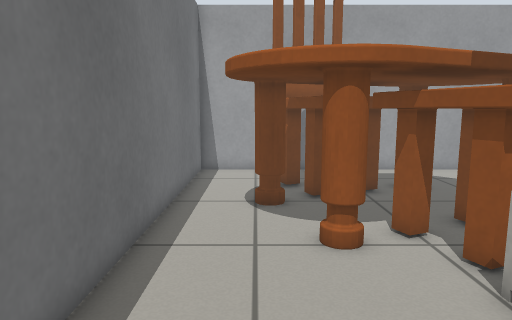
View 1 (above)

18 first-person views from a walk through a Gazebo world. The camera is 0.77 m above the floor, tilts 8° down and sees 70° across. The floor is counted in squares, 0.25 m on a side. Each view is taken from the middle of a square. On the plan, view 1 faces up. The plan holds only what a view shows up to about 20 squares ahead; the rest is blank. The place goes on beyond the plan.

View 2
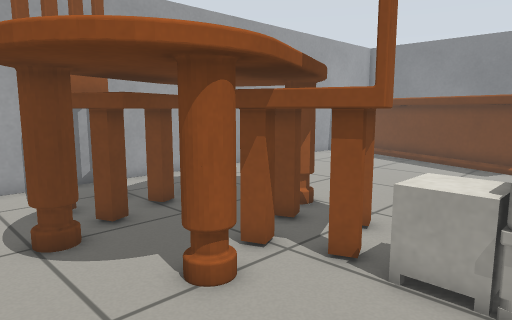

View 3
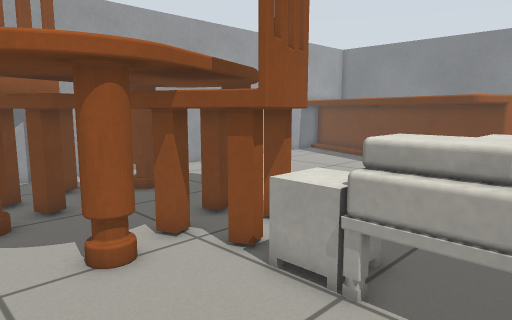

View 4
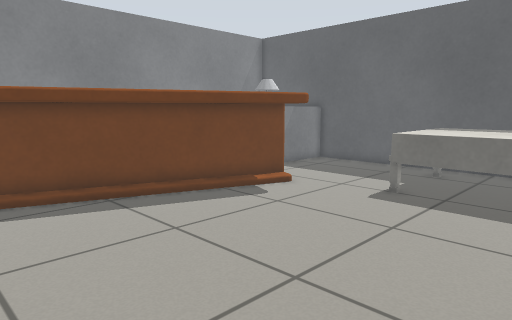

View 5
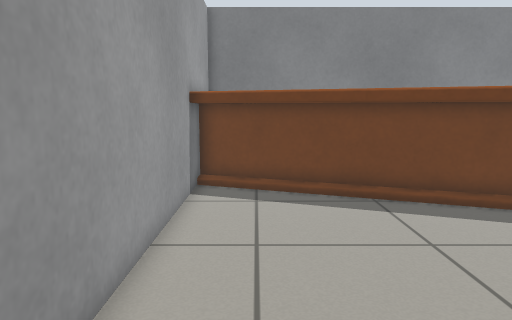

View 6
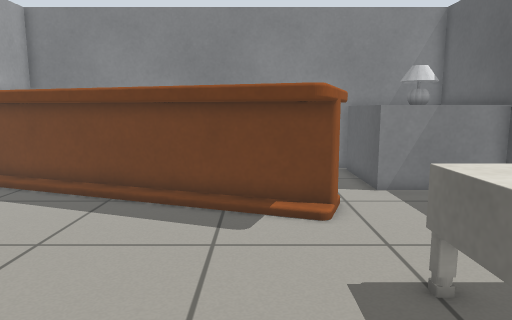

View 7
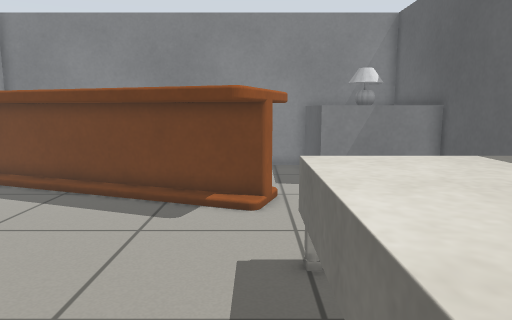

View 8
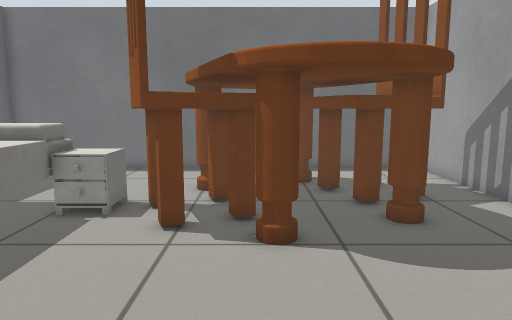

View 9
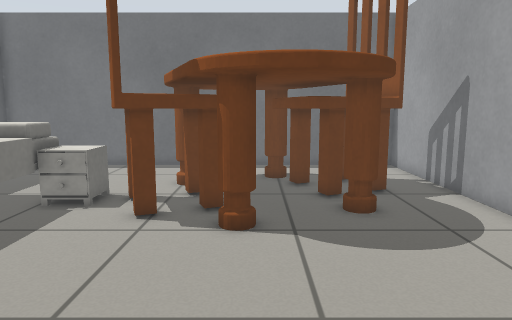

View 10
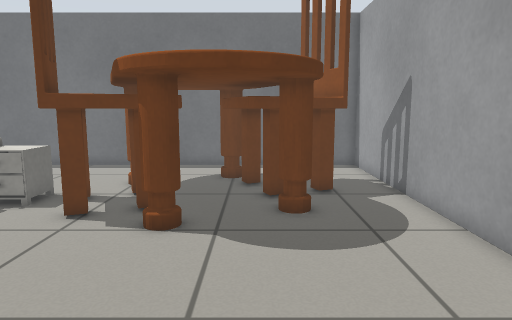

View 11
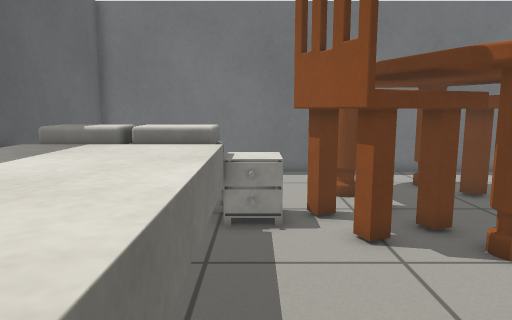

View 12
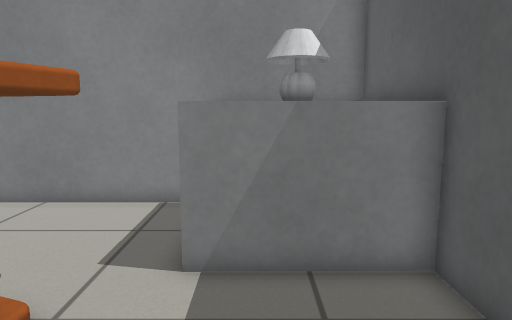

View 13
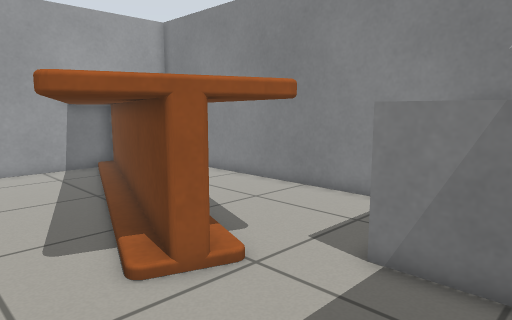

View 14
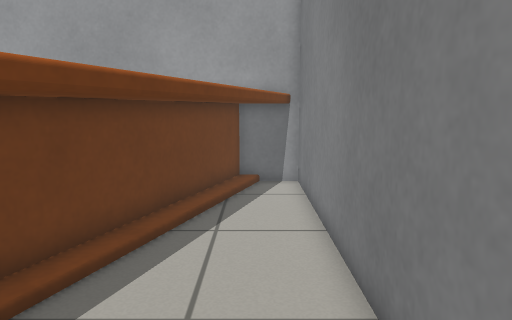

View 15
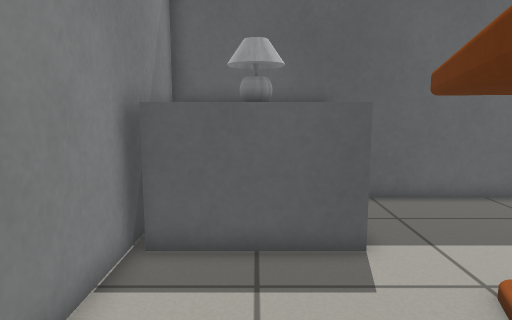

View 16
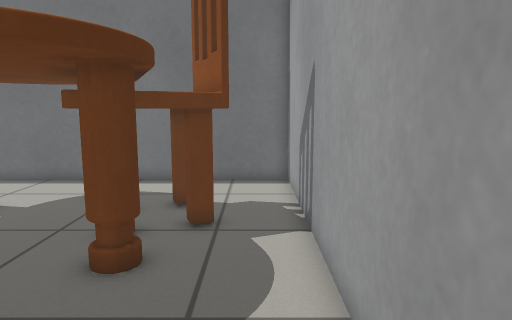

View 17
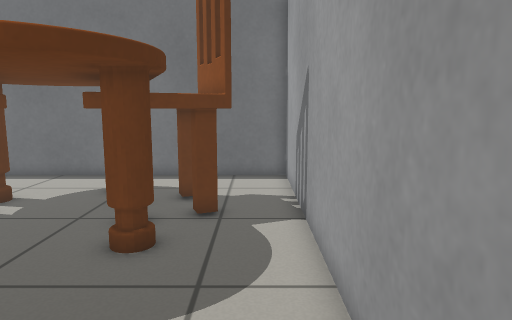

View 18
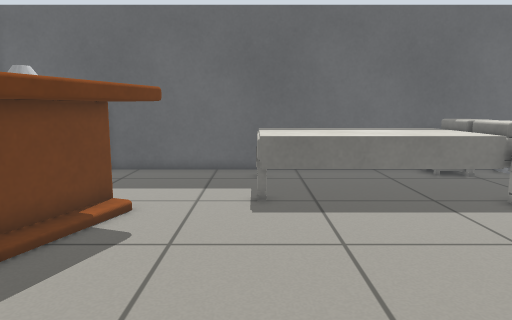

### Floor plan
Key: @ floor where view 1 was taken; # wall or solid block; . floor; = window, fence, low wall or low ledge; T table; B grey box; L lamp; O other object.
Columns run from 3 left of view 1 to 27 right of it. Each row starts with its distance up from view 1.
 19             ####  #############
 18 ########################TTTTTT#
 17 #.......................TTTTTT#
 16 #....OOO...............TTTTTTT#
 15 #...OOOOOOO............TTTTTT.#
 14 #...OOOOOOOO...........TTTTTT.#
 13 #.. OOOOOOOOO.........TTTTTTT.#
 12 #. OOOOOOOOOO.........TTTTTT..#
 11 #.OOOOOOOOOOO.........TTTTTT..#
 10 #.OOOOOOOOOO.........TTTTTT...#
  9 #.OOOOOOOOO..........TTTTTT...#
  8 #..OOOOOOOO.........TTTTTTT...#
  7 #....O.OOOO.........TTT  T....#
  6 #......OO...........TTTTTT....#
  5 #......===..........TTTTTT....#
  4 #.... .=#########=....TTT.....#
  3 #..   .=#########=............#
  2 #.  ...=#########=.......BBBBB#
  1 # .....=#########=.......B L  #
  0 #  @...=#########=.......BLLL #
 -1 #    O.=#=========.......B L  #
 -2 ###OOO###################BBBBB#
 -3      ##########################

Where each view was taken, in squares from view 1:
view 1: 0 up, 0 right, facing up
view 2: 3 up, 2 left, facing up-right
view 3: 1 up, 1 left, facing up-right
view 4: 17 up, 8 right, facing down-right
view 5: 16 up, 8 right, facing right
view 6: 7 up, 8 right, facing right
view 7: 5 up, 7 right, facing right
view 8: 10 up, 16 right, facing left
view 9: 11 up, 17 right, facing left
view 10: 13 up, 17 right, facing left
view 11: 5 up, 15 right, facing left
view 12: 1 up, 15 right, facing right
view 13: 1 down, 15 right, facing up-right
view 14: 3 up, 25 right, facing up
view 15: 10 up, 24 right, facing down
view 16: 17 up, 13 right, facing left
view 17: 17 up, 14 right, facing left
view 18: 16 up, 14 right, facing down
